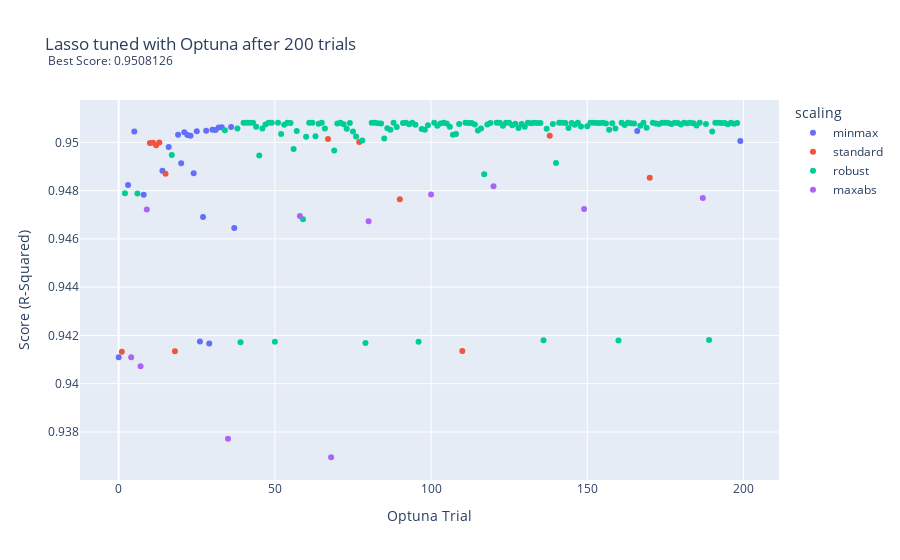

Write notebook code for a chart like this one.
### Code cell
fig = px.scatter(optuna_lasso,
                 x="Trial", 
                 y="Score", 
                 hover_data=['Parameters'],
                 color = 'scaling',
                labels = {'Trial': 'Optuna Trial', 'Score': 'Score (R-Squared)'},
                title = 'Lasso tuned with Optuna after 200 trials  <br><sup> Best Score: 0.9508126</sup>')

fig.update_layout(
    hoverlabel=dict(
        bgcolor="white",
        font_size=8,
        font_family="Rockwell"
    )
)

fig.show()

fig.write_image("images/lasso_optuna_scaling.png")

### Figure 1 — Plotly figure (JSON) as saved in the notebook; plotly's stock layout.template omitted (floating-point values rounded to 4 significant figures; data arrays with more than 128 entries replaced by an {"elided": "..."} marker saying what was removed)
{"data": [{"customdata": {"elided": "25 rows, 194 mixed values in total"}, "hovertemplate": "scaling=minmax<br>Optuna Trial=%{x}<br>Score (R-Squared)=%{y}<br>Parameters=%{customdata[0]}<extra></extra>", "legendgroup": "minmax", "marker": {"color": "#636efa", "symbol": "circle"}, "mode": "markers", "name": "minmax", "orientation": "v", "showlegend": true, "type": "scatter", "x": [0, 3, 5, 8, 14, 16, 19, 20, 21, 22, 23, 24, 25, 26, 27, 28, 29, 30, 31, 32, 33, 36, 37, 166, 199], "xaxis": "x", "y": [0.9411, 0.9482, 0.9505, 0.9478, 0.9488, 0.9498, 0.9503, 0.9491, 0.9504, 0.9503, 0.9503, 0.9487, 0.9505, 0.9417, 0.9469, 0.9505, 0.9417, 0.9505, 0.9505, 0.9506, 0.9506, 0.9506, 0.9465, 0.9505, 0.9501], "yaxis": "y"}, {"customdata": [[[["scaling_method", "standard"], ["encoding_method", "ordinal"], ["alpha", 0.000379]]], [[["scaling_method", "standard"], ["encoding_method", "onehot"], ["drop", "first"], ["alpha", 0.0001687]]], [[["scaling_method", "standard"], ["encoding_method", "onehot"], ["drop", "first"], ["alpha", 0.0001862]]], [[["scaling_method", "standard"], ["encoding_method", "onehot"], ["drop", "first"], ["alpha", 0.0001363]]], [[["scaling_method", "standard"], ["encoding_method", "onehot"], ["drop", "first"], ["alpha", 0.0003291]]], [[["scaling_method", "standard"], ["encoding_method", "onehot"], ["drop", "first"], ["alpha", 5.202e-05]]], [[["scaling_method", "standard"], ["encoding_method", "ordinal"], ["alpha", 0.0002486]]], [[["scaling_method", "standard"], ["encoding_method", "onehot"], ["drop", null], ["alpha", 0.0001914]]], [[["scaling_method", "standard"], ["encoding_method", "onehot"], ["drop", "first"], ["alpha", 0.0002402]]], [[["scaling_method", "standard"], ["encoding_method", "onehot"], ["drop", "first"], ["alpha", 2.41e-05]]], [[["scaling_method", "standard"], ["encoding_method", "ordinal"], ["alpha", 0.0002254]]], [[["scaling_method", "standard"], ["encoding_method", "onehot"], ["drop", null], ["alpha", 0.0002593]]], [[["scaling_method", "standard"], ["encoding_method", "onehot"], ["drop", null], ["alpha", 0.0008735]]]], "hovertemplate": "scaling=standard<br>Optuna Trial=%{x}<br>Score (R-Squared)=%{y}<br>Parameters=%{customdata[0]}<extra></extra>", "legendgroup": "standard", "marker": {"color": "#EF553B", "symbol": "circle"}, "mode": "markers", "name": "standard", "orientation": "v", "showlegend": true, "type": "scatter", "x": [1, 10, 11, 12, 13, 15, 18, 67, 77, 90, 110, 138, 170], "xaxis": "x", "y": [0.9413, 0.95, 0.95, 0.9499, 0.95, 0.9487, 0.9413, 0.9501, 0.95, 0.9476, 0.9414, 0.9503, 0.9485], "yaxis": "y"}, {"customdata": {"elided": "151 rows, 1194 mixed values in total"}, "hovertemplate": "scaling=robust<br>Optuna Trial=%{x}<br>Score (R-Squared)=%{y}<br>Parameters=%{customdata[0]}<extra></extra>", "legendgroup": "robust", "marker": {"color": "#00cc96", "symbol": "circle"}, "mode": "markers", "name": "robust", "orientation": "v", "showlegend": true, "type": "scatter", "x": {"elided": "151 int values"}, "xaxis": "x", "y": {"elided": "151 float values"}, "yaxis": "y"}, {"customdata": [[[["scaling_method", "maxabs"], ["encoding_method", "ordinal"], ["alpha", 1.057e-05]]], [[["scaling_method", "maxabs"], ["encoding_method", "ordinal"], ["alpha", 6.479e-05]]], [[["scaling_method", "maxabs"], ["encoding_method", "onehot"], ["drop", null], ["alpha", 1.587e-05]]], [[["scaling_method", "maxabs"], ["encoding_method", "ordinal"], ["alpha", 0.0002645]]], [[["scaling_method", "maxabs"], ["encoding_method", "onehot"], ["drop", null], ["alpha", 0.0004099]]], [[["scaling_method", "maxabs"], ["encoding_method", "ordinal"], ["alpha", 0.0004404]]], [[["scaling_method", "maxabs"], ["encoding_method", "onehot"], ["drop", null], ["alpha", 0.0004298]]], [[["scaling_method", "maxabs"], ["encoding_method", "onehot"], ["drop", null], ["alpha", 0.0003029]]], [[["scaling_method", "maxabs"], ["encoding_method", "onehot"], ["drop", null], ["alpha", 3.692e-05]]], [[["scaling_method", "maxabs"], ["encoding_method", "onehot"], ["drop", null], ["alpha", 0.0003803]]], [[["scaling_method", "maxabs"], ["encoding_method", "onehot"], ["drop", null], ["alpha", 0.0003243]]]], "hovertemplate": "scaling=maxabs<br>Optuna Trial=%{x}<br>Score (R-Squared)=%{y}<br>Parameters=%{customdata[0]}<extra></extra>", "legendgroup": "maxabs", "marker": {"color": "#ab63fa", "symbol": "circle"}, "mode": "markers", "name": "maxabs", "orientation": "v", "showlegend": true, "type": "scatter", "x": [4, 7, 9, 35, 58, 68, 80, 100, 120, 149, 187], "xaxis": "x", "y": [0.9411, 0.9407, 0.9472, 0.9377, 0.947, 0.937, 0.9467, 0.9478, 0.9482, 0.9472, 0.9477], "yaxis": "y"}], "layout": {"hoverlabel": {"bgcolor": "white", "font": {"family": "Rockwell", "size": 8}}, "legend": {"title": {"text": "scaling"}, "tracegroupgap": 0}, "title": {"text": "Lasso tuned with Optuna after 200 trials  <br><sup> Best Score: 0.9508126</sup>"}, "xaxis": {"anchor": "y", "domain": [0, 1], "title": {"text": "Optuna Trial"}}, "yaxis": {"anchor": "x", "domain": [0, 1], "title": {"text": "Score (R-Squared)"}}}}
